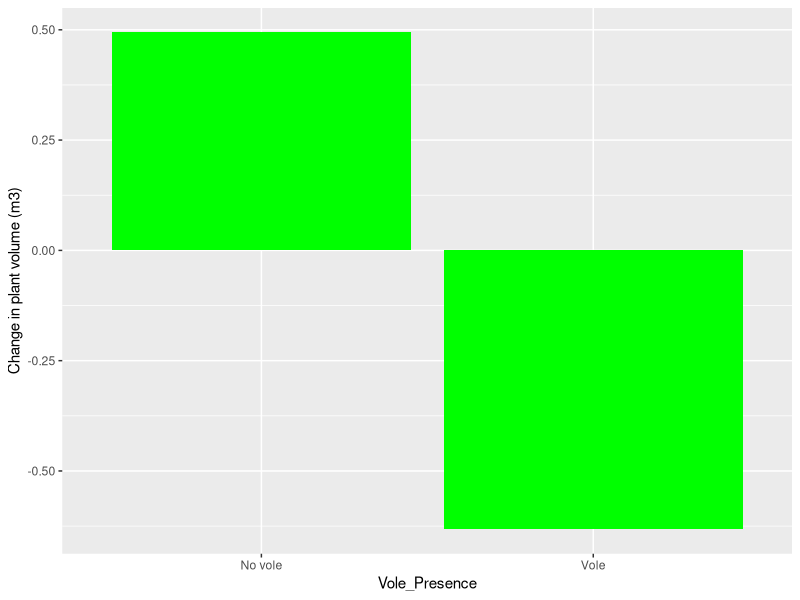
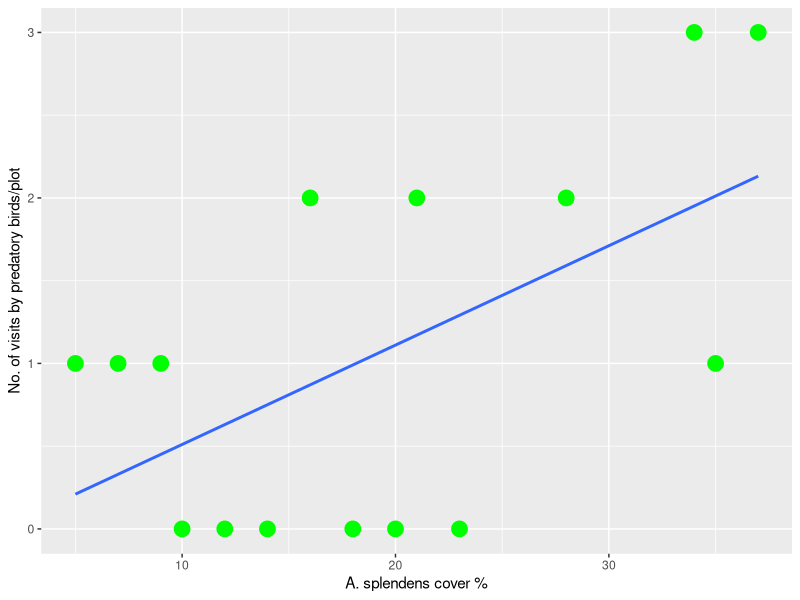
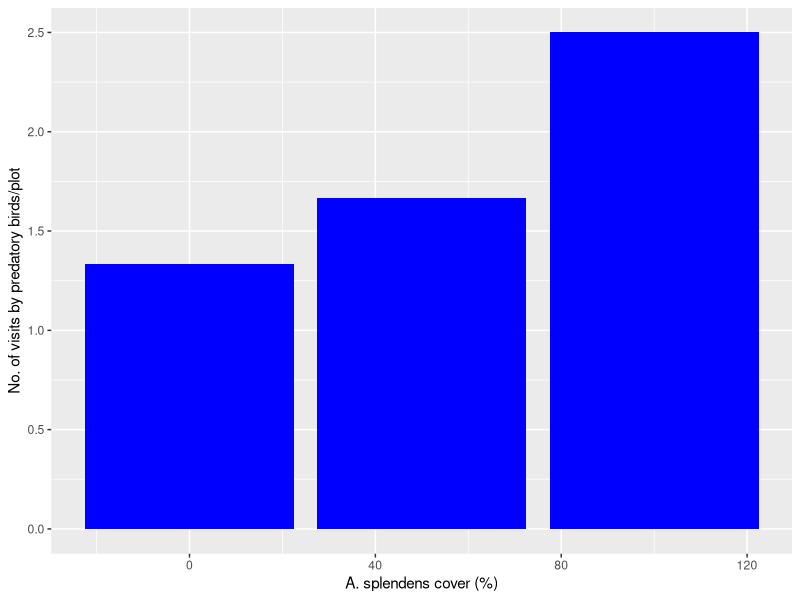
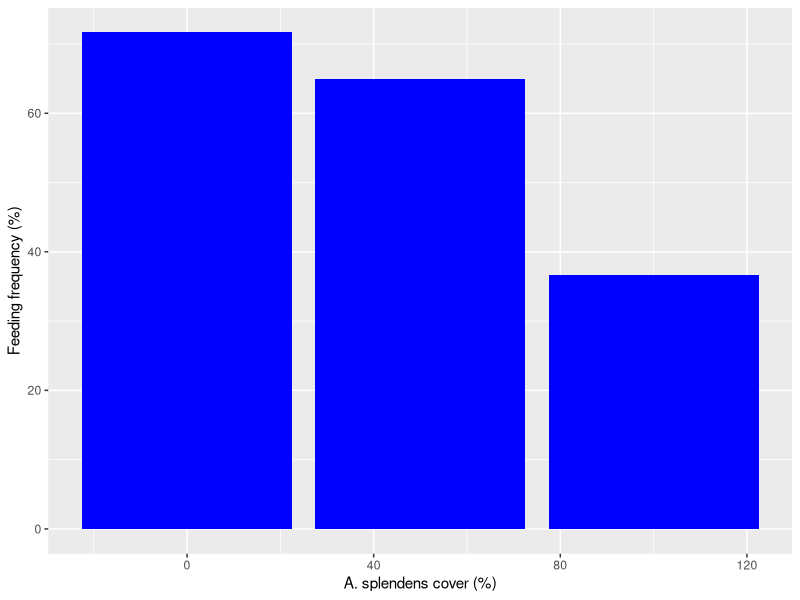
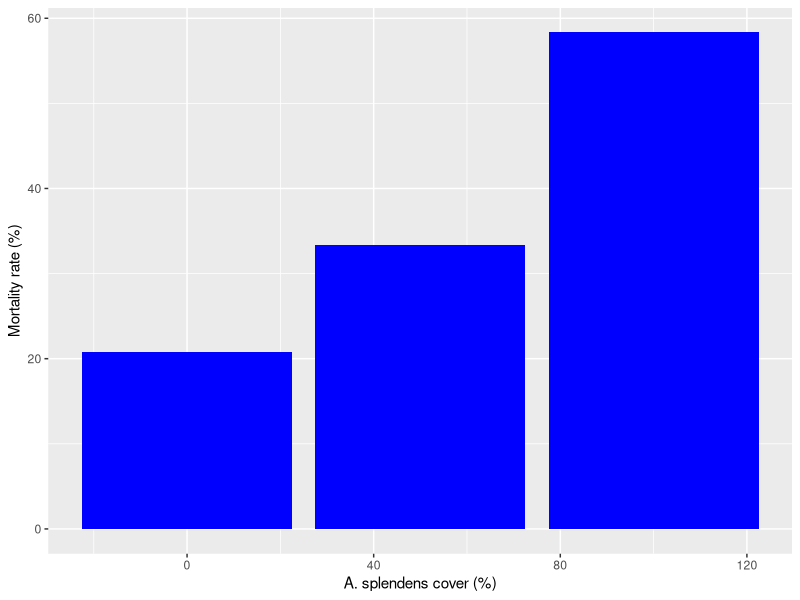

These figures' R source, in order:
## ---- chunk 1
knitr::opts_chunk$set(echo = TRUE)
## ---- chunk 2
library(dplyr)
library(tidyverse)
d <- read.csv("Ecosystem_engineers_and_predation_risk_data_-.csv")
head(d)

## ---- chunk 3

library(ggplot2)
library(ggpubr)
v <- d[16:30, 5]
nv <- d[1:15, 5]
l <- lm(nv ~ v)
summary(l)

n <- d %>%
  group_by(Vole_Presence) %>%
  summarise(Change_plantvol = mean(Change_plantvol, na.rm = TRUE))
  
g <- ggplot(n) +
  geom_col(aes(y=Change_plantvol, x=Vole_Presence), fill="green") +
  #geom_errorbar( aes(x=Vole_Presence, ymin=, ymax=), width=0.4, colour="orange", alpha=0.9, size=1.3) + 
ylab("Change in plant volume (m3)")
g

m <- d[c(1:15),c(7,11)] 
m

ggplot(m, aes(x=as.numeric(Plant_cover), y=as.numeric(Birds_total15))) +
  geom_point(colour = "green", size = 5) + 
  geom_smooth(method = "lm", se=FALSE) +
  xlab("A. splendens cover %") + ylab("No. of visits by predatory birds/plot")

  
## ---- chunk 4
o <- d[1:18, 18:24]
o

a <- o %>% group_by(Plant_cover2=as.numeric(Plant_cover2)) %>% 
  summarise(Bird_visit6=mean(as.numeric(Bird_visit6)))

b <- o %>% group_by(Plant_cover2=as.numeric(Plant_cover2)) %>% 
  summarise(Feeding_freq=mean(as.numeric(Feeding_freq))) 

c <- o %>% group_by(Plant_cover2=as.numeric(Plant_cover2)) %>% 
  summarise(Vole_mortality=mean(as.numeric(Vole_mortality)))

g <- ggplot(a, aes(x=Plant_cover2, y=Bird_visit6)) +
  geom_col(fill="blue") + 
  xlab("A. splendens cover (%)") + ylab("No. of visits by predatory birds/plot")

g
g <- ggplot(b, aes(x=Plant_cover2, y=Feeding_freq)) +
  geom_col(fill="blue") +
  xlab("A. splendens cover (%)") + ylab("Feeding frequency (%)")
g
g <- ggplot(c, aes(x=Plant_cover2, y=Vole_mortality)) +
  geom_col(fill="blue") +
xlab("A. splendens cover (%)") + ylab("Mortality rate (%)")
g
